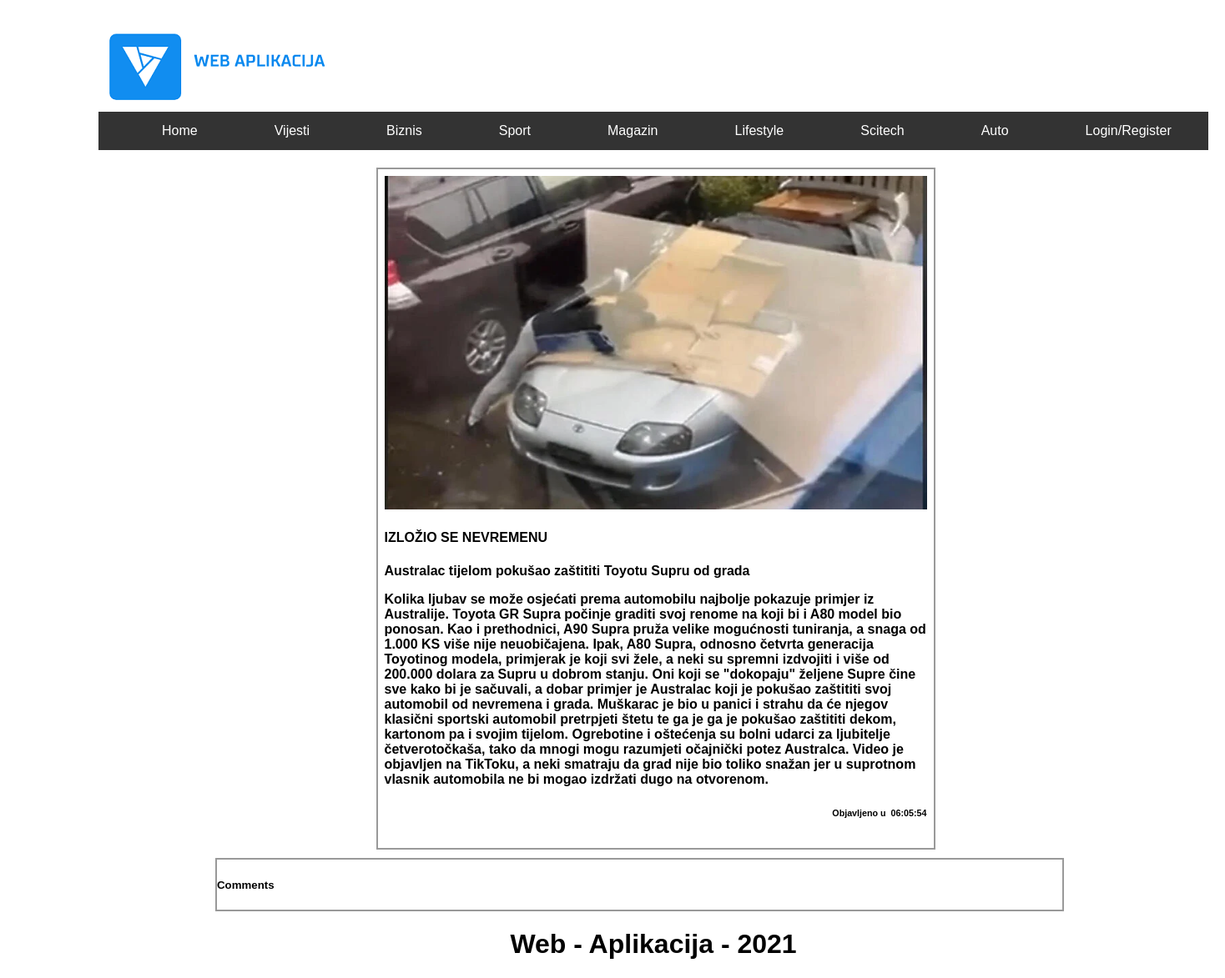
The page /news/Australac-tijelom-pokušao-zaštititi-Toyotu-Supru-od-grada.php on the database its author committed.
### tables this page shows
CREATE TABLE `news` (
  `id` int(11) NOT NULL,
  `category` varchar(45) DEFAULT NULL,
  `title` varchar(1000) DEFAULT NULL,
  `description` varchar(1000) DEFAULT NULL,
  `descriptionlnk` varchar(1400) NOT NULL,
  `content` varchar(10000) DEFAULT NULL,
  `time_publish` time NOT NULL,
  `postedby` varchar(66) NOT NULL,
  `image` varchar(255) NOT NULL
);

### news/Australac-tijelom-pokušao-zaštititi-Toyotu-Supru-od-grada.php (the view, shortened to what this page needs)
<!DOCTYPE html>
<html>
<head>
<link rel="stylesheet" type="text/css" href="../css/style.css">
</head>
<body>
<div class="header">
<img src="../images/4.png">
<ul>
<li><a class="active" href="../index.php">Home</a></li>
  <li><a href="../vijesti.php">Vijesti</a></li>
  <li><a href="../biznis.php">Biznis</a></li>
  <li><a href="../sport.php">Sport</a></li>
  <li><a href="../magazin.php">Magazin</a></li>
  <li><a href="../lifestyle.php">Lifestyle</a></li>
  <li><a href="../scitech.php">Scitech</a></li>
  <li><a href="../auto.php">Auto</a></li>
  <?php
if (isset($_SESSION['username'])) {
	  $username = $_SESSION['username'];
echo '<li><a href="../users/logout.php">Logout</a></li>';
}
else{
  echo '<li><a href="../users/login.php">Login/Register</a></li>';
}
?>
</ul>
  </div>
<div class="container" style="margin: auto;width: 50%;">
      <div class="row">
	  <?php require "../users/connection.php";
			$file = basename($_SERVER['PHP_SELF']);
			$info = pathinfo($file);
			$file_name =  basename($file,'.'.$info['extension']);
            $upit = "SELECT * FROM news WHERE descriptionlnk = '$file_name'";
			$conn = Database::getConnection();
            $q = $conn->query($upit);
            $red = mysqli_fetch_assoc($q);
            echo
            '<div class="column" style="width:650px; max-height: auto;">
              <img src="../images/' .$red['image'].'" alt="" style="width:100%; height: 400px;">
              <div id="text-block-small">
                 <h4>'. $red['title'] .'</h4>
                  <p>' . $red['description'] . '</p>
				  <p>' . $red['content'] .' </p>
				  <h6><p style="text-align:right;  ">Objavljeno u &nbsp' . $red['time_publish'] . '</p></h6>'
				  ?>
              </div>
            </div>
      </div>
</div>
<div class="section" style="width:1013px; margin-left:150px;">
						<h5>Comments</h5>
                </div>
<div id="footer">
<h1 style="text-align:center">Web - Aplikacija - 2021</h1>
  </div>
</body>
</html>

### css/style.css (style rules this page uses)
body { position: absolute; left: 100px; width: auto; height: auto; font-family: Arial, Helvetica, sans-serif; }
a { text-decoration: none; }
p { font-family: Verdana, Geneva, Tahoma, sans-serif; font-weight: bold; }
.header { width: 1330px; overflow: hidden; padding: 20px 10px; margin-bottom: 1px; }
.container { top: 190px; }
ul { list-style-type: none; margin: 0; padding: 0; overflow: hidden; background-color: #333; }
li { float: left; margin-left: 60px; }
li a { display: block; color: white; text-align: center; padding: 14px 16px; text-decoration: none; }
.column { margin-left: 5px; float: left; width: 33.33%; padding: 8px 8px 12px 8px; border: 2px solid #999; }
.row::after { content: ""; clear: both; display: table; border-bottom: 10px solid; }
.section { border: 2px solid #999; }

### rows shown on the page
news: image (picture), title "IZLOŽIO SE NEVREMENU", description "Australac tijelom pokušao zaštititi Toyotu Supru od grada", content "Kolika ljubav se može osjećati prema automobilu najbolje pokazuje primjer iz Australije. Toyota GR Supra počinje graditi svoj renome na koji bi i A80 model bio ponosan. Kao i prethodnici, A90 Supra pruža velike mogućnosti tuniranja, a snaga od 1.000 KS više nije neuobičajena. Ipak, A80 Supra, odnosno četvrta generacija Toyotinog modela, primjerak je koji svi žele, a neki su spremni izdvojiti i više od 200.000 dolara za Supru u dobrom stanju. Oni koji se \"dokopaju\" željene Supre čine sve kako bi je sačuvali, a dobar primjer je Australac koji je pokušao zaštititi svoj automobil od nevremena i grada. Muškarac je bio u panici i strahu da će njegov klasični sportski automobil pretrpjeti štetu te…", time_publish "06:05:54"
